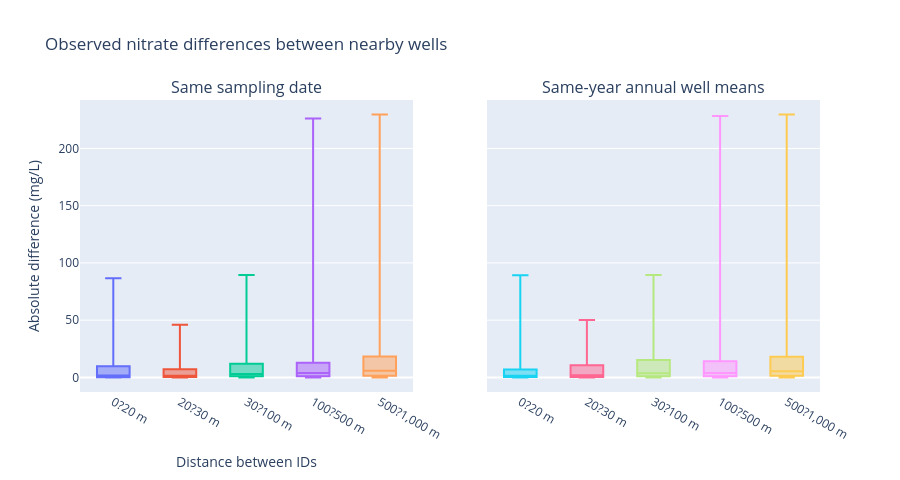

This figure's notebook cell:
### Markdown cell above
## 3. Compare nitrate at nearby wells in similar periods

For same-day comparisons, repeated results for one well and date are averaged only in a temporary table. For same-year comparisons, each well's annual mean is used. Original rows stay unchanged. The comparisons include different IDs up to 1,000 m apart and are grouped by distance band. Pair-periods reuse wells, so they are not independent observations; proximity does not establish duplicate wells.

### Code cell
DISTANCE_EDGES = [0, 20, 30, 100, 500, 1_000.000001]
DISTANCE_LABELS = ["0?20 m", "20?30 m", "30?100 m", "100?500 m", "500?1,000 m"]

def nearby_period_pairs(period_data, period_name):
    """Summarize within-well period values, then compare distinct nearby IDs."""
    pair_rows = []
    for period, group in period_data.groupby("period", sort=False):
        summaries = group.groupby("gm_well_id", as_index=False).agg(
            nitrate_mg_L=("nitrate_mg_L", "mean"),
            source_records=("nitrate_mg_L", "size"),
            gm_longitude=("gm_longitude", "first"),
            gm_latitude=("gm_latitude", "first"),
        )
        if len(summaries) < 2:
            continue
        points = gpd.GeoDataFrame(
            summaries,
            geometry=gpd.points_from_xy(summaries.gm_longitude, summaries.gm_latitude),
            crs="EPSG:4326",
        ).to_crs(METRIC_CRS)
        xy = np.column_stack([points.geometry.x, points.geometry.y])
        pairs = cKDTree(xy).query_pairs(r=1_000, output_type="ndarray")
        if len(pairs) == 0:
            continue
        for left, right in pairs:
            a, b = summaries.iloc[left], summaries.iloc[right]
            pair_rows.append({
                "period": period,
                "well_id_a": a.gm_well_id,
                "well_id_b": b.gm_well_id,
                "distance_m": float(np.linalg.norm(xy[left] - xy[right])),
                "nitrate_a": float(a.nitrate_mg_L),
                "nitrate_b": float(b.nitrate_mg_L),
                "absolute_difference_mg_L": float(abs(a.nitrate_mg_L - b.nitrate_mg_L)),
                "records_a_summarized": int(a.source_records),
                "records_b_summarized": int(b.source_records),
            })
    pairs = pd.DataFrame(pair_rows)
    if pairs.empty:
        return pairs
    pairs["distance_band"] = pd.cut(
        pairs["distance_m"], bins=DISTANCE_EDGES, labels=DISTANCE_LABELS,
        right=False, include_lowest=True,
    )
    pairs["well_pair"] = pairs.apply(lambda row: "|".join(sorted([row.well_id_a, row.well_id_b])), axis=1)
    pairs["comparison_type"] = period_name
    return pairs

same_day_data = observations.assign(period=observations["gm_samp_collection_date"].dt.strftime("%Y-%m-%d"))
same_year_data = observations.assign(period=observations["gm_samp_collection_date"].dt.year)
same_day_pairs = nearby_period_pairs(same_day_data, "Same sampling date")
same_year_pairs = nearby_period_pairs(same_year_data, "Same calendar year; annual well means")

def summarize_pairs(pairs):
    if pairs.empty:
        return pd.DataFrame(columns=["distance_band", "comparisons", "unique_well_pairs", "median_abs_difference_mg_L", "p90_abs_difference_mg_L", "max_abs_difference_mg_L"])
    return pairs.groupby("distance_band", observed=True).agg(
        comparisons=("absolute_difference_mg_L", "size"),
        unique_well_pairs=("well_pair", "nunique"),
        median_abs_difference_mg_L=("absolute_difference_mg_L", "median"),
        p90_abs_difference_mg_L=("absolute_difference_mg_L", lambda x: x.quantile(.90)),
        max_abs_difference_mg_L=("absolute_difference_mg_L", "max"),
    ).reset_index()

daily_summary = summarize_pairs(same_day_pairs)
yearly_summary = summarize_pairs(same_year_pairs)
print(f"Same-date well-pair comparisons: {len(same_day_pairs):,}; same-year well-pair comparisons: {len(same_year_pairs):,}")
print("Same-date comparisons")
display(daily_summary.round(2))
print("Same-year annual-mean comparisons")
display(yearly_summary.round(2))

for label, pairs in [("Same date", same_day_pairs), ("Same year", same_year_pairs)]:
    close = pairs[pairs["distance_m"] < 20].sort_values("absolute_difference_mg_L", ascending=False)
    print(f"{label}: comparisons under 20 m = {len(close):,}")
    if not close.empty:
        display(close[["period", "well_id_a", "well_id_b", "distance_m", "nitrate_a", "nitrate_b", "absolute_difference_mg_L"]].head(10).round(3))
        print(f"Largest observed under-20-m difference ({label}): {close.iloc[0].absolute_difference_mg_L:.3f} mg/L")
    else:
        print("No under-20-m comparison was available in this period definition.")


fig = make_subplots(rows=1, cols=2, subplot_titles=("Same sampling date", "Same-year annual well means"), shared_yaxes=True)
for col, pairs in [(1, same_day_pairs), (2, same_year_pairs)]:
    for band in DISTANCE_LABELS:
        values = pairs.loc[pairs.distance_band == band, "absolute_difference_mg_L"]
        if len(values):
            fig.add_trace(go.Box(y=values, name=band, boxpoints=False, showlegend=False), row=1, col=col)
fig.update_layout(height=480, title="Observed nitrate differences between nearby wells", xaxis_title="Distance between IDs", yaxis_title="Absolute difference (mg/L)")
display(fig)

### Figure 1 — Plotly figure (JSON) as saved in the notebook; plotly's stock layout.template omitted (floating-point values rounded to 4 significant figures; data arrays with more than 128 entries replaced by an {"elided": "..."} marker saying what was removed)
{"data": [{"boxpoints": false, "name": "0?20 m", "showlegend": false, "type": "box", "xaxis": "x", "y": {"elided": "176 float values"}, "yaxis": "y"}, {"boxpoints": false, "name": "20?30 m", "showlegend": false, "type": "box", "xaxis": "x", "y": [2.7, 0.8, 2.5, 0.2, 0.1, 3.318, 23.0, 1.4, 12.8, 0.0, 1.4, 2.12, 0.026, 0.53, 30.37, 0.7783, 43.0, 18.2, 0.5, 8.0, 41.8, 15.6, 45.9, 18.1, 0.85, 10.41, 0.01, 0.0, 0.01, 3.0, 0.2, 13.3, 7.1, 8.3, 0.1, 6.0, 0.2, 7.1, 0.7, 3.9, 6.2, 1.98, 0.6, 1.3, 1.73, 0.6, 6.6, 1.56, 0.88, 11.1, 0.3, 0.0, 0.0, 0.1, 0.3, 0.0, 5.7, 1.7, 20.5, 1.0, 0.4135, 0.8, 0.0, 0.1], "yaxis": "y"}, {"boxpoints": false, "name": "30?100 m", "showlegend": false, "type": "box", "xaxis": "x", "y": {"elided": "347 float values"}, "yaxis": "y"}, {"boxpoints": false, "name": "100?500 m", "showlegend": false, "type": "box", "xaxis": "x", "y": {"elided": "2276 float values"}, "yaxis": "y"}, {"boxpoints": false, "name": "500?1,000 m", "showlegend": false, "type": "box", "xaxis": "x", "y": {"elided": "3539 float values"}, "yaxis": "y"}, {"boxpoints": false, "name": "0?20 m", "showlegend": false, "type": "box", "xaxis": "x2", "y": {"elided": "260 float values"}, "yaxis": "y2"}, {"boxpoints": false, "name": "20?30 m", "showlegend": false, "type": "box", "xaxis": "x2", "y": [0.05, 0.3, 0.4, 2.12, 0.05, 0.0, 0.85, 1.4, 1.98, 2.2, 15.91, 30.37, 3.318, 0.315, 15.35, 1.3, 0.04, 11.91, 22.21, 3.735, 0.72, 3.507, 0.05, 0.01, 43.0, 0.3, 18.2, 1.56, 0.0, 50.1, 17.3, 7.1, 5.4, 7.1, 0.2, 13.3, 0.6, 14.65, 0.0, 3.0, 3.3, 0.8, 0.2, 0.5, 8.0, 16.8, 16.8, 2.3, 11.1, 0.1, 8.3, 0.8, 0.25, 0.01, 2.5, 8.9, 2.7, 41.8, 15.6, 16.6, 16.6, 1.1, 12.8, 0.2, 6.0, 7.1, 23.0, 1.4, 0.53, 1.73, 0.026, 2.6, 20.5, 0.2, 0.9, 45.9, 18.1, 0.1, 0.1, 0.8, 0.7, 3.9, 6.2, 1.0, 0.6, 5.7, 0.61, 0.7783, 1.939, 0.1, 0.88], "yaxis": "y2"}, {"boxpoints": false, "name": "30?100 m", "showlegend": false, "type": "box", "xaxis": "x2", "y": {"elided": "481 float values"}, "yaxis": "y2"}, {"boxpoints": false, "name": "100?500 m", "showlegend": false, "type": "box", "xaxis": "x2", "y": {"elided": "5185 float values"}, "yaxis": "y2"}, {"boxpoints": false, "name": "500?1,000 m", "showlegend": false, "type": "box", "xaxis": "x2", "y": {"elided": "13214 float values"}, "yaxis": "y2"}], "layout": {"annotations": [{"font": {"size": 16}, "showarrow": false, "text": "Same sampling date", "x": 0.225, "xanchor": "center", "xref": "paper", "y": 1.0, "yanchor": "bottom", "yref": "paper"}, {"font": {"size": 16}, "showarrow": false, "text": "Same-year annual well means", "x": 0.775, "xanchor": "center", "xref": "paper", "y": 1.0, "yanchor": "bottom", "yref": "paper"}], "height": 480, "title": {"text": "Observed nitrate differences between nearby wells"}, "xaxis": {"anchor": "y", "domain": [0.0, 0.45], "title": {"text": "Distance between IDs"}}, "xaxis2": {"anchor": "y2", "domain": [0.55, 1.0]}, "yaxis": {"anchor": "x", "domain": [0.0, 1.0], "title": {"text": "Absolute difference (mg/L)"}}, "yaxis2": {"anchor": "x2", "domain": [0.0, 1.0], "matches": "y", "showticklabels": false}}}
